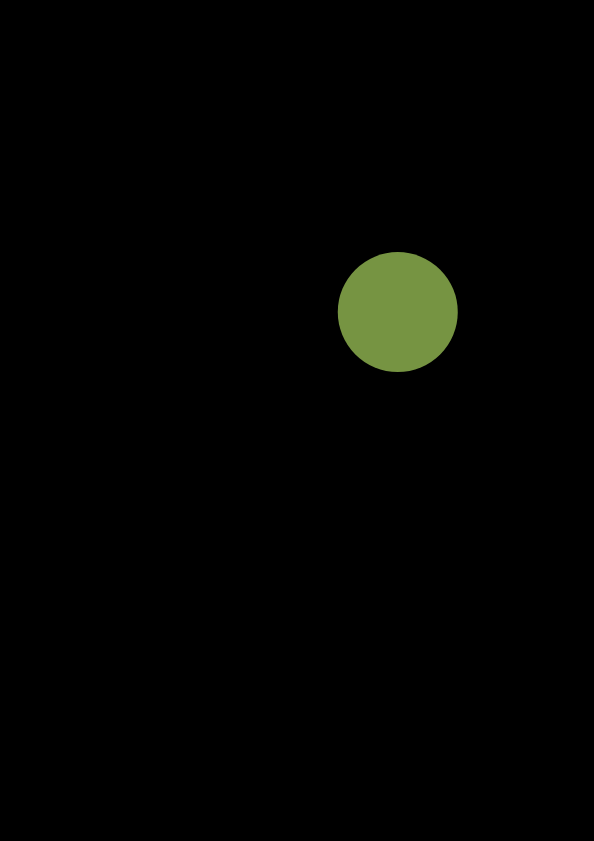
Frame 1 (no input)
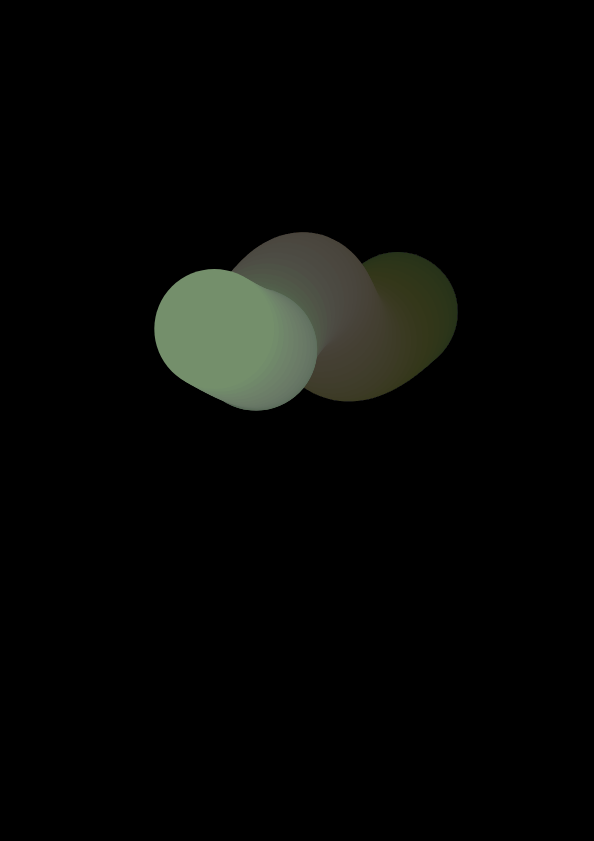
Frame 60 (no input)
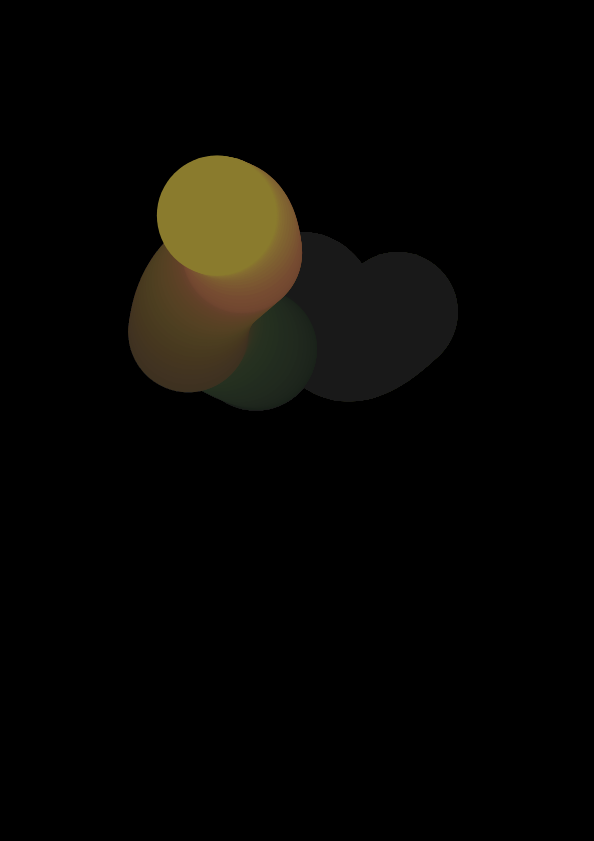
Frame 120 (the mouse pressed at the canvas centre since frame 60)

The p5.js sketch that drew these frames (run headless with seeded random() and noise() and a simulated clock; from frame 60 on, the mouse is pressed at the canvas centre):

// p5.js sketch
// ── sketch.js
var t;

function setup() {
  createCanvas(594, 841);
  background(0);
  t = 0;
}

function draw() {
  // fade the background by giving it a low opacity
  background(0, 5);

  var x = width * noise(t);
  var y = height * noise(t+5);
  var r = 255 * noise(t+10);
  var g = 255 * noise(t+15);
  var b = 255 * noise(t+20);

  noStroke();
  fill(r, g, b);
  ellipse(x, y, 120, 120);

  t = t + 0.01;

}
